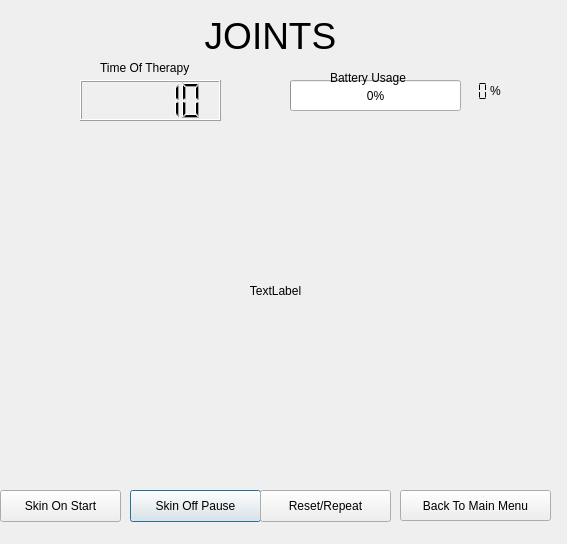
<?xml version="1.0" encoding="UTF-8"?>
<ui version="4.0">
 <class>Joints</class>
 <widget class="QDialog" name="Joints">
  <property name="geometry">
   <rect>
    <x>0</x>
    <y>0</y>
    <width>567</width>
    <height>544</height>
   </rect>
  </property>
  <property name="windowTitle">
   <string>Dialog</string>
  </property>
  <widget class="QPushButton" name="pushButton_3">
   <property name="geometry">
    <rect>
     <x>130</x>
     <y>490</y>
     <width>131</width>
     <height>32</height>
    </rect>
   </property>
   <property name="text">
    <string>Skin Off Pause</string>
   </property>
  </widget>
  <widget class="QLCDNumber" name="lcdNumber_2">
   <property name="geometry">
    <rect>
     <x>440</x>
     <y>80</y>
     <width>51</width>
     <height>23</height>
    </rect>
   </property>
   <property name="font">
    <font>
     <family>Abadi MT Condensed Extra Bold</family>
     <weight>75</weight>
     <bold>true</bold>
    </font>
   </property>
   <property name="frameShape">
    <enum>QFrame::NoFrame</enum>
   </property>
   <property name="frameShadow">
    <enum>QFrame::Raised</enum>
   </property>
   <property name="segmentStyle">
    <enum>QLCDNumber::Flat</enum>
   </property>
  </widget>
  <widget class="QLabel" name="label_6">
   <property name="geometry">
    <rect>
     <x>320</x>
     <y>100</y>
     <width>111</width>
     <height>16</height>
    </rect>
   </property>
   <property name="font">
    <font>
     <weight>75</weight>
     <bold>true</bold>
    </font>
   </property>
   <property name="text">
    <string/>
   </property>
   <property name="alignment">
    <set>Qt::AlignCenter</set>
   </property>
  </widget>
  <widget class="QLabel" name="imagelocation">
   <property name="geometry">
    <rect>
     <x>110</x>
     <y>130</y>
     <width>331</width>
     <height>321</height>
    </rect>
   </property>
   <property name="text">
    <string>TextLabel</string>
   </property>
   <property name="alignment">
    <set>Qt::AlignCenter</set>
   </property>
  </widget>
  <widget class="QLabel" name="label_5">
   <property name="geometry">
    <rect>
     <x>490</x>
     <y>80</y>
     <width>21</width>
     <height>21</height>
    </rect>
   </property>
   <property name="text">
    <string>%</string>
   </property>
  </widget>
  <widget class="QLabel" name="label_4">
   <property name="geometry">
    <rect>
     <x>100</x>
     <y>60</y>
     <width>111</width>
     <height>16</height>
    </rect>
   </property>
   <property name="text">
    <string>Time Of Therapy</string>
   </property>
  </widget>
  <widget class="QPushButton" name="pushButton_2">
   <property name="geometry">
    <rect>
     <x>0</x>
     <y>490</y>
     <width>121</width>
     <height>32</height>
    </rect>
   </property>
   <property name="text">
    <string>Skin On Start</string>
   </property>
  </widget>
  <widget class="QLCDNumber" name="lcdNumber">
   <property name="geometry">
    <rect>
     <x>80</x>
     <y>80</y>
     <width>141</width>
     <height>41</height>
    </rect>
   </property>
   <property name="value" stdset="0">
    <double>10.000000000000000</double>
   </property>
  </widget>
  <widget class="QProgressBar" name="progressBar">
   <property name="geometry">
    <rect>
     <x>290</x>
     <y>80</y>
     <width>171</width>
     <height>31</height>
    </rect>
   </property>
   <property name="value">
    <number>0</number>
   </property>
  </widget>
  <widget class="QLabel" name="sound">
   <property name="geometry">
    <rect>
     <x>10</x>
     <y>20</y>
     <width>81</width>
     <height>31</height>
    </rect>
   </property>
   <property name="text">
    <string/>
   </property>
  </widget>
  <widget class="QLabel" name="label">
   <property name="geometry">
    <rect>
     <x>180</x>
     <y>10</y>
     <width>181</width>
     <height>51</height>
    </rect>
   </property>
   <property name="font">
    <font>
     <pointsize>28</pointsize>
    </font>
   </property>
   <property name="text">
    <string>JOINTS</string>
   </property>
   <property name="alignment">
    <set>Qt::AlignCenter</set>
   </property>
  </widget>
  <widget class="QPushButton" name="pushButton_4">
   <property name="geometry">
    <rect>
     <x>260</x>
     <y>490</y>
     <width>131</width>
     <height>32</height>
    </rect>
   </property>
   <property name="text">
    <string>Reset/Repeat</string>
   </property>
  </widget>
  <widget class="QLabel" name="label_2">
   <property name="geometry">
    <rect>
     <x>140</x>
     <y>460</y>
     <width>281</width>
     <height>16</height>
    </rect>
   </property>
   <property name="font">
    <font>
     <pointsize>20</pointsize>
    </font>
   </property>
   <property name="text">
    <string/>
   </property>
   <property name="alignment">
    <set>Qt::AlignCenter</set>
   </property>
  </widget>
  <widget class="QLabel" name="label_3">
   <property name="geometry">
    <rect>
     <x>330</x>
     <y>70</y>
     <width>91</width>
     <height>16</height>
    </rect>
   </property>
   <property name="text">
    <string>Battery Usage</string>
   </property>
  </widget>
  <widget class="QLabel" name="time">
   <property name="geometry">
    <rect>
     <x>400</x>
     <y>-10</y>
     <width>161</width>
     <height>91</height>
    </rect>
   </property>
   <property name="text">
    <string/>
   </property>
   <property name="alignment">
    <set>Qt::AlignRight|Qt::AlignTrailing|Qt::AlignVCenter</set>
   </property>
  </widget>
  <widget class="QPushButton" name="pushButton">
   <property name="geometry">
    <rect>
     <x>400</x>
     <y>490</y>
     <width>151</width>
     <height>31</height>
    </rect>
   </property>
   <property name="text">
    <string>Back To Main Menu</string>
   </property>
  </widget>
 </widget>
 <resources/>
 <connections/>
</ui>
